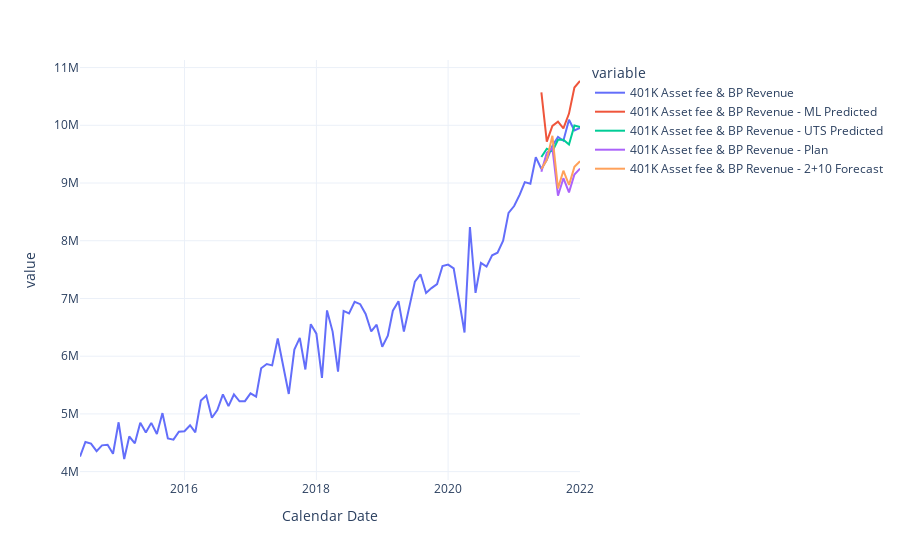

Notebook source saved alongside this figure:
### Code cell
# combine all data together
concat_df = pd.concat([comb_df,concat_df], axis=0)

# show plot
fig = px.line(concat_df, x='Calendar Date', y=[target_col, ml_col, uts_col, plan_col, fcst_col], template='plotly_white')
fig.show()
